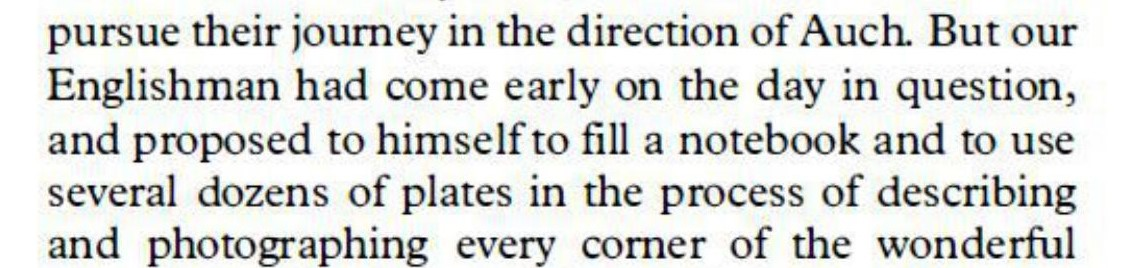
#> input picture temp_image.jpg, 1124 x 268 px
$ python -i SegmentPage.py   (imports and definitions only)   (older library calls are emulated)
#> lines starting #> are read from the running program, lines starting #| are printed output that depends on the picture; after the words box and inside, x2 and y2 are one past the last pixel; in counts of white or black regions, pixels touching at a corner belong together
from keras.layers import *
from keras.models import Model
from keras.optimizers import Adam
import matplotlib.pyplot as plt
import numpy as np
import cv2
import os


def unet(pretrained_weights = None,input_size = (512,512,1)):
    inputs = Input(input_size)
    conv1 = Conv2D(64, 3, activation = 'relu', padding = 'same', kernel_initializer = 'he_normal')(inputs)
    conv1 = Conv2D(64, 3, activation = 'relu', padding = 'same', kernel_initializer = 'he_normal')(conv1)
    pool1 = MaxPooling2D(pool_size=(2, 2))(conv1)
    conv2 = Conv2D(128, 3, activation = 'relu', padding = 'same', kernel_initializer = 'he_normal')(pool1)
    conv2 = Conv2D(128, 3, activation = 'relu', padding = 'same', kernel_initializer = 'he_normal')(conv2)
    pool2 = MaxPooling2D(pool_size=(2, 2))(conv2)
    conv3 = Conv2D(256, 3, activation = 'relu', padding = 'same', kernel_initializer = 'he_normal')(pool2)
    conv3 = Conv2D(256, 3, activation = 'relu', padding = 'same', kernel_initializer = 'he_normal')(conv3)
    pool3 = MaxPooling2D(pool_size=(2, 2))(conv3)
    conv4 = Conv2D(512, 3, activation = 'relu', padding = 'same', kernel_initializer = 'he_normal')(pool3)
    conv4 = Conv2D(512, 3, activation = 'relu', padding = 'same', kernel_initializer = 'he_normal')(conv4)
    drop4 = Dropout(0.5)(conv4)
    pool4 = MaxPooling2D(pool_size=(2, 2))(drop4)

    conv5 = Conv2D(1024, 3, activation = 'relu', padding = 'same', kernel_initializer = 'he_normal')(pool4)
    conv5 = Conv2D(1024, 3, activation = 'relu', padding = 'same', kernel_initializer = 'he_normal')(conv5)
    drop5 = Dropout(0.5)(conv5)

    up6 = Conv2D(512, 2, activation = 'relu', padding = 'same', kernel_initializer = 'he_normal')(UpSampling2D(size = (2,2))(drop5))
    merge6 = concatenate([drop4,up6], axis = 3)
    conv6 = Conv2D(512, 3, activation = 'relu', padding = 'same', kernel_initializer = 'he_normal')(merge6)
    conv6 = Conv2D(512, 3, activation = 'relu', padding = 'same', kernel_initializer = 'he_normal')(conv6)

    up7 = Conv2D(256, 2, activation = 'relu', padding = 'same', kernel_initializer = 'he_normal')(UpSampling2D(size = (2,2))(conv6))
    merge7 = concatenate([conv3,up7], axis = 3)
    conv7 = Conv2D(256, 3, activation = 'relu', padding = 'same', kernel_initializer = 'he_normal')(merge7)
    conv7 = Conv2D(256, 3, activation = 'relu', padding = 'same', kernel_initializer = 'he_normal')(conv7)

    up8 = Conv2D(128, 2, activation = 'relu', padding = 'same', kernel_initializer = 'he_normal')(UpSampling2D(size = (2,2))(conv7))
    merge8 = concatenate([conv2,up8], axis = 3)
    conv8 = Conv2D(128, 3, activation = 'relu', padding = 'same', kernel_initializer = 'he_normal')(merge8)
    conv8 = Conv2D(128, 3, activation = 'relu', padding = 'same', kernel_initializer = 'he_normal')(conv8)

    up9 = Conv2D(64, 2, activation = 'relu', padding = 'same', kernel_initializer = 'he_normal')(UpSampling2D(size = (2,2))(conv8))
    merge9 = concatenate([conv1,up9], axis = 3)
    conv9 = Conv2D(64, 3, activation = 'relu', padding = 'same', kernel_initializer = 'he_normal')(merge9)
    conv9 = Conv2D(64, 3, activation = 'relu', padding = 'same', kernel_initializer = 'he_normal')(conv9)
    conv9 = Conv2D(2, 3, activation = 'relu', padding = 'same', kernel_initializer = 'he_normal')(conv9)
    conv10 = Conv2D(1, 1, activation = 'sigmoid')(conv9)

    model = Model(inputs,conv10)

    model.compile(optimizer = Adam(lr = 1e-4), loss = 'binary_crossentropy', metrics = ['accuracy'])


    if(pretrained_weights):
      model.load_weights(pretrained_weights)

    return model

# [1 line that did not run here, left out]
# [1 line not run here, left out]


line_img_array=[]


def segment_into_lines(filename):

#> called with filename = 'temp_image.jpg'
    img=cv2.imread(f'{filename}',0)
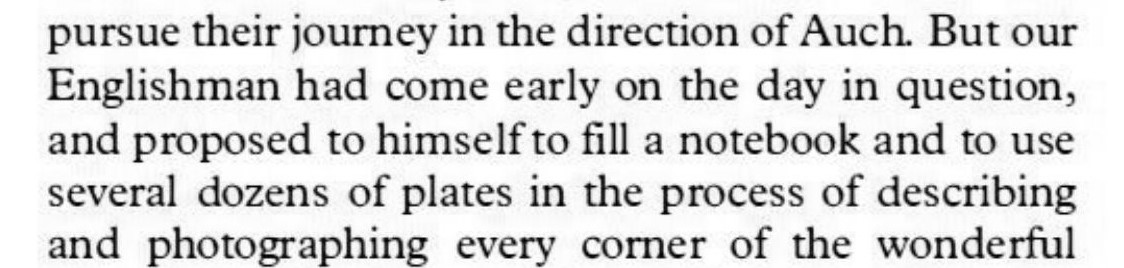
#> img: shape (268, 1124); min 0, max 255, mean 217.7
    ret,img=cv2.threshold(img,150,255,cv2.THRESH_BINARY_INV)
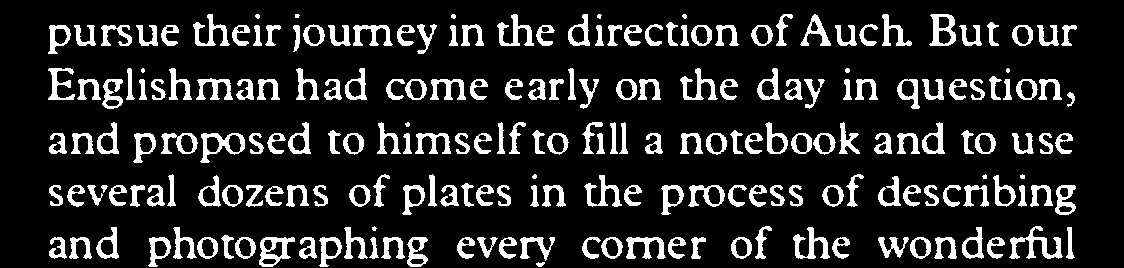
#> img: shape (268, 1124); 14.9% white; 213 white regions (10 under 20 px), largest, box (x1, y1, x2, y2) and area: (1009, 226, 1063, 259) 615, (259, 237, 295, 267) 504, (200, 133, 245, 163) 496
    img=cv2.resize(img,(512,512))
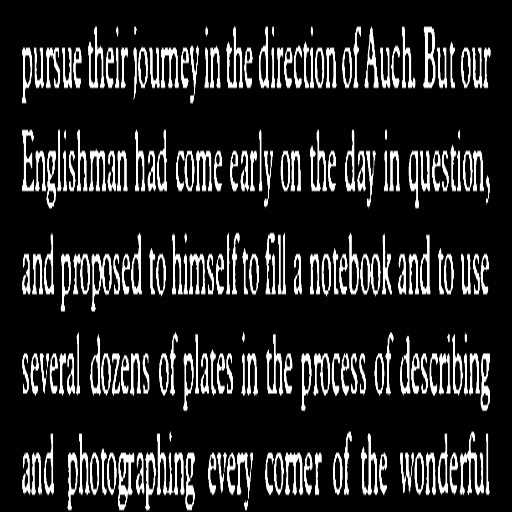
#> img: shape (512, 512); min 0, max 255, mean 37.9

    img= np.expand_dims(img,axis=-1)

    img=np.expand_dims(img,axis=0)
#> (the run stopped early here; a loop or call above may not have finished)

$ run again, on test_image.jpg
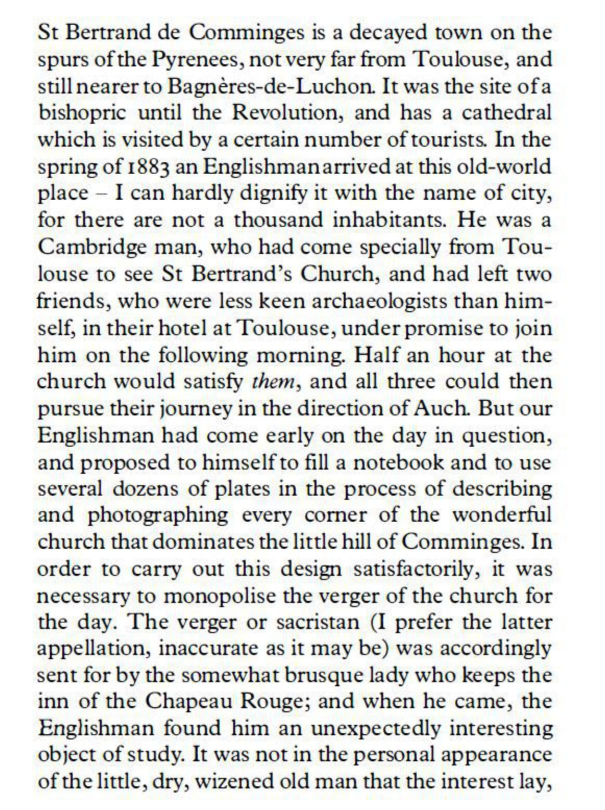
#> input picture test_image.jpg, 1209 x 1619 px (shown at 1/2 size)
#> in segment_into_lines, `ret,img=cv2.threshold(img,150,255,cv2.THRESH_BINARY_INV)`:
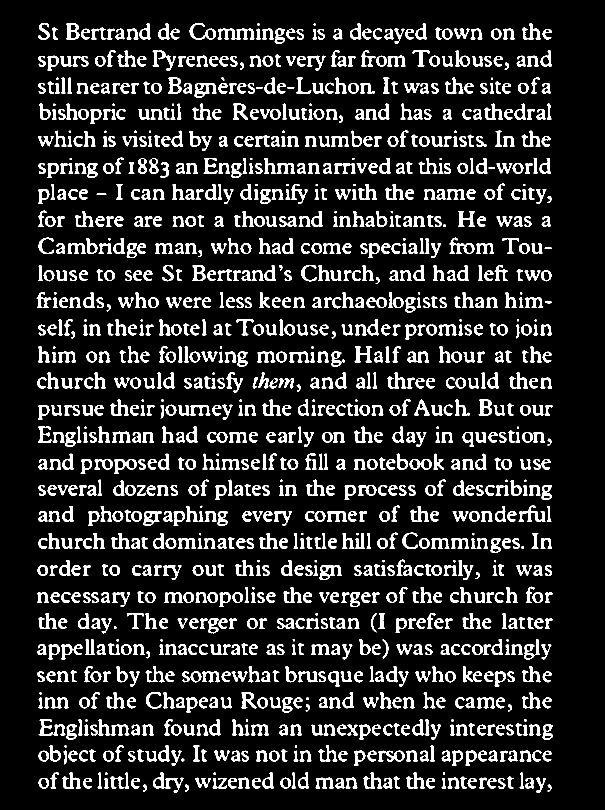
#> img: shape (1619, 1209) (shown at 1/2 size); 13.3% white; 1277 white regions (67 under 20 px), largest, box (x1, y1, x2, y2) and area: (435, 57, 509, 79) 776, (1037, 1011, 1091, 1044) 616, (639, 1130, 683, 1160) 596
#> in segment_into_lines, `img=cv2.resize(img,(512,512))`:
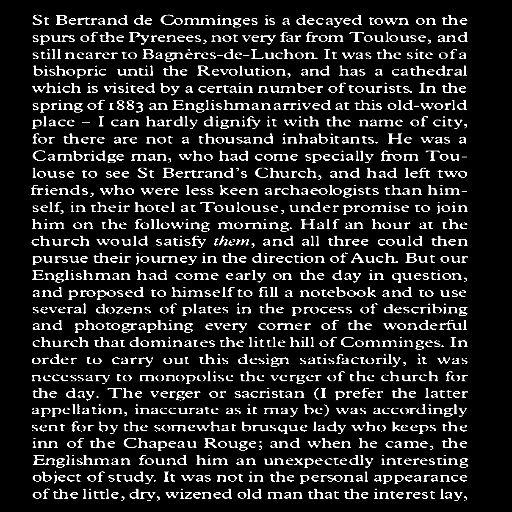
#> img: shape (512, 512); min 0, max 255, mean 34.3
